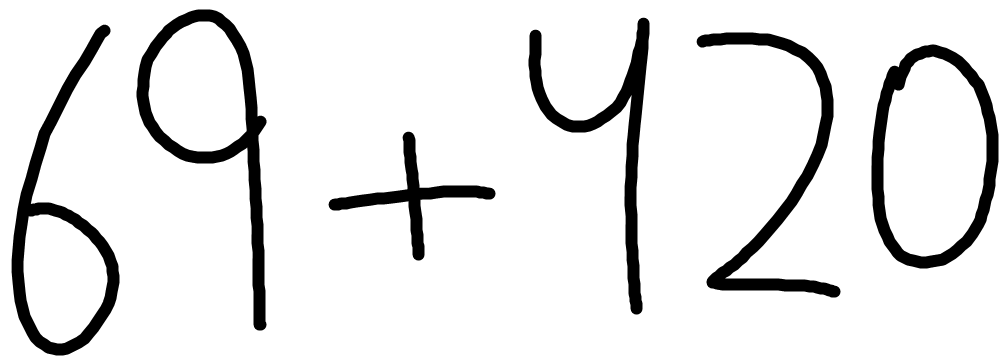
#> input picture simp.png, 1000 x 361 px
$ jupyter execute --allow-errors Hanwritten_Equation_Solver.ipynb
#> lines starting #> are read from the running program, lines starting #| are printed output that depends on the picture; after the words box and inside, x2 and y2 are one past the last pixel; in counts of white or black regions, pixels touching at a corner belong together
# Initialization of CNN Model

Do upload the model folder from github before running this cell

[cell 1]
import pandas as pd
import numpy as np
import cv2
import os

from keras.layers import Conv2D, MaxPooling2D, Dense, Flatten, Dropout
from keras.models import Sequential, model_from_json
from tensorflow.keras.utils import to_categorical
from os.path import isfile, join
from keras import backend as K
from os import listdir
from PIL import Image
import matplotlib.pyplot as plt

index_by_directory = {
    '0': 0,
    '1': 1,
    '2': 2,
    '3': 3,
    '4': 4,
    '5': 5,
    '6': 6,
    '7': 7,
    '8': 8,
    '9': 9,
    '+': 10,
    '-': 11,
    'x': 12,
    'a':13,
    'b':14
}

def get_index_by_directory(directory):
    return index_by_directory[directory]

# [24 lines left out: function load_images_from_folder, not called in this run]

def load_all_imgs():
    dataset_dir = "./datasets/"
    directory_list = listdir(dataset_dir)
    first = True
    data = []

    print('Exporting images...')
    for directory in directory_list:
        print(directory)
        if first:
            first = False
            data = load_images_from_folder(dataset_dir + directory)
            for i in range(0, len(data)):
                data[i] = np.append(data[i], [str(get_index_by_directory(directory))])
            continue

        aux_data = load_images_from_folder(dataset_dir + directory)
        for i in range(0, len(aux_data)):
            aux_data[i] = np.append(aux_data[i], [str(get_index_by_directory(directory))])
        data = np.concatenate((data, aux_data))

    df=pd.DataFrame(data,index=None)
    df.to_csv('model/train_data.csv',index=False)

# [51 lines left out: function extract_imgs, not called in this run]

class ConvolutionalNeuralNetwork:
    def __init__(self):
        if os.path.exists('model/model_weights.h5') and os.path.exists('model/model.json'):
            self.load_model()
        else:
            self.create_model()
#> (the call stopped at in create_model, `self.model = Sequential()`: keras is not available in this run)
            self.train_model()
            self.export_model()

    def create_model(self):
        first_conv_num_filters = 30
        first_conv_filter_size = 5
        second_conv_num_filters = 15
        second_conv_filter_size = 3
        pool_size = 2

        # Create model
        print("Creating Model...")
        self.model = Sequential()
        self.model.add(Conv2D(first_conv_num_filters, first_conv_filter_size, input_shape=(28, 28, 1), activation='relu'))
        self.model.add(MaxPooling2D(pool_size=pool_size))
        self.model.add(Conv2D(second_conv_num_filters, second_conv_filter_size, activation='relu'))
        self.model.add(MaxPooling2D(pool_size=pool_size))
        self.model.add(Dropout(0.2))
        self.model.add(Flatten())
        self.model.add(Dense(128, activation='relu'))
        self.model.add(Dense(50, activation='relu'))
        self.model.add(Dense(15, activation='softmax'))

        # Compile the model
        print("Compiling Model...")
        self.model.compile(
            optimizer='adam',
            loss='categorical_crossentropy',
            metrics=['accuracy'],
        )

    # [11 lines left out: function load_model, not called in this run]

    def train_model(self):
        if not os.path.exists('model/train_data.csv'):
            load_all_imgs()

        csv_train_data = pd.read_csv('model/train_data.csv', index_col=False)

        # The last column contain the results
        y_train = csv_train_data[['784']]
        csv_train_data.drop(csv_train_data.columns[[784]], axis=1, inplace=True)
        csv_train_data.head()

        y_train = np.array(y_train)

        x_train = []
        for i in range(len(csv_train_data)):
            x_train.append(np.array(csv_train_data[i:i+1]).reshape(1, 28, 28))
        x_train = np.array(x_train)
        x_train = np.reshape(x_train, (-1, 28, 28, 1))

        # Train the model.
        print('Training model...')
        self.model.fit(
            x_train,
            to_categorical(y_train, num_classes=15),
            epochs=10,
            batch_size=200,
            shuffle=True,
            verbose=1
        )

    # [35 lines left out: functions export_model, predict, not called in this run]
#> (the rest of this cell did not finish here and is left out)

## Simple Polynomial Solving Code

[cell 2]
#Importing the necessary Modules
# from google.colab.patches import cv2_imshow
import base64
from io import BytesIO
import cv2
im = cv2.imread("simp.png",0) # Read the User Image
#> im is the input picture: shape (361, 1000); min 0, max 255, mean 229.4
im = cv2.resize(im,(600,200)) # Resize the User Image as per Model Requirement
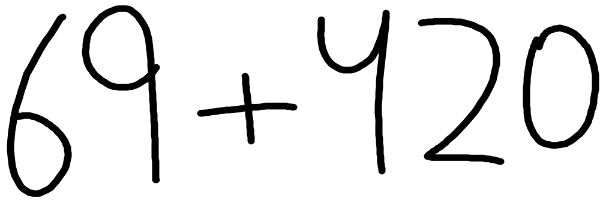
#> im: shape (200, 600); min 0, max 255, mean 229.4

# Thresholding the User Image
#===============================
ret, thresh = cv2.threshold(im, 127, 255, 0)
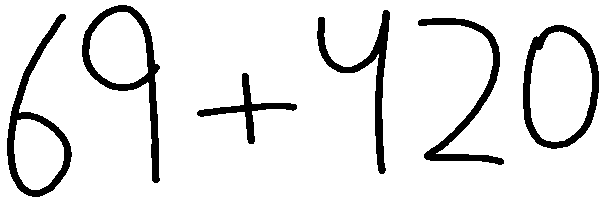
#> thresh: shape (200, 600); 90% white; 6 black regions, box (x1, y1, x2, y2) and area: (82, 5, 160, 183) 2401, (7, 14, 72, 197) 2315, (523, 25, 599, 149) 2163, (418, 18, 504, 165) 2048, (317, 10, 390, 174) 2004, (197, 73, 297, 144) 1113
kernel = np.zeros((3,3),np.uint8)
thresh = cv2.dilate(thresh,kernel,iterations = 1)
#> thresh: shape (200, 600); 89.3% white; 7 black regions, largest, box (x1, y1, x2, y2) and area: (83, 6, 161, 184) 2401, (8, 15, 73, 198) 2315, (524, 26, 600, 150) 2163
thresh = cv2.morphologyEx(thresh, cv2.MORPH_OPEN, kernel)
#> thresh: shape (200, 600); 88.7% white; 8 black regions, largest, box (x1, y1, x2, y2) and area: (85, 8, 163, 186) 2401, (10, 17, 75, 200) 2315, (526, 28, 600, 152) 2107
thresh = thresh[10:,10:]
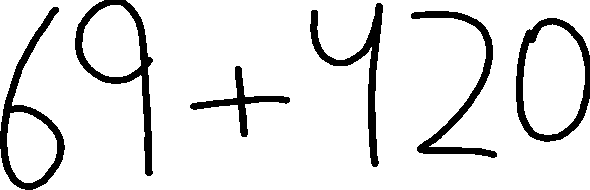
#> thresh: shape (190, 590); 89.3% white; 6 black regions, box (x1, y1, x2, y2) and area: (75, 0, 153, 176) 2375, (0, 7, 65, 190) 2315, (516, 18, 590, 142) 2107, (411, 11, 497, 158) 2048, (310, 3, 383, 167) 2004, (190, 66, 290, 137) 1113
# cv2.imshow("Threshold", thresh)
plt.imshow(thresh, cmap='gray')
plt.title("Threshold Image")
plt.axis('off')
plt.show()
#===============================


# Conversion of the threshold image into base64 DataURL
# This is done as our model requires base64 string to detect Equation/Polynomial
#=================================================
retval, buffer_img= cv2.imencode('.png', thresh)
#> buffer_img = 4165 values, max 255 at index 147, min 0 at index 8, mean 109.4
data = base64.b64encode(buffer_img)
data = str(data)
data = str(data)[2:len(data)-1]
operation = BytesIO(base64.urlsafe_b64decode(data))
#=================================================
#Initializing the CNN model
#> (the rest of this cell did not finish here and is left out)

#> (the call stopped at in create_model, `self.model = Sequential()`: keras is not available in this run)
operation = CNN.predict(operation) # Feeding the base64 string to the the CNN Model
print(eval(operation)) #print the result

## Linear Equation in One Variable

[cell 3]
# Function to solve Linear Equation in One Variable
# [55 lines left out: function solveEquation, not called in this run]


#Importing the necessary Modules
# from google.colab.patches import cv2_imshow
import base64
from io import BytesIO
import cv2
im = cv2.imread("lin.png",0) # Read the User Image
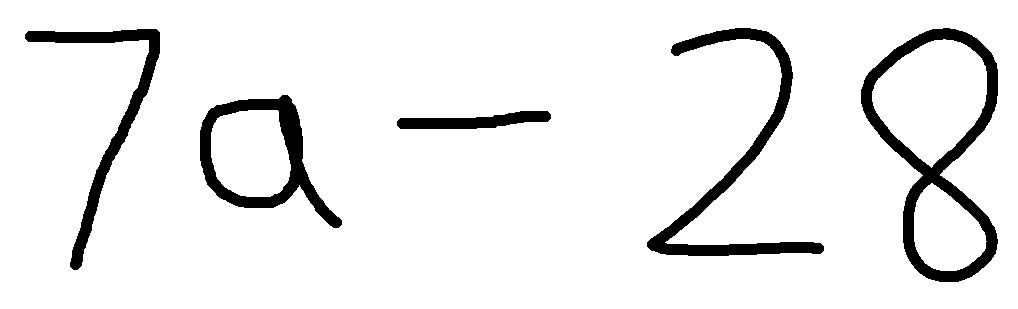
#> input picture lin.png, 1018 x 309 px
#> im: shape (309, 1018); 92.4% white; 5 black regions, box (x1, y1, x2, y2) and area: (861, 28, 998, 282) 7460, (647, 28, 824, 256) 5875, (200, 95, 342, 228) 4715, (25, 29, 160, 270) 4201, (397, 111, 551, 129) 1686
im = cv2.resize(im,(600,200)) # Resize the User Image as per Model Requirement
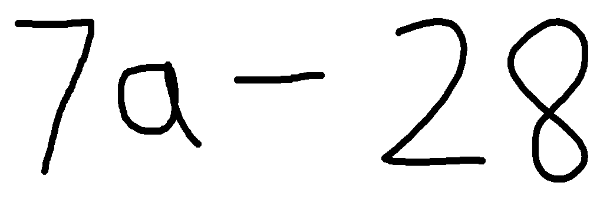
#> im: shape (200, 600); min 0, max 255, mean 235.6

# Thresholding the User Image
#===============================
ret, thresh = cv2.threshold(im, 127, 255, 0)
#> thresh: shape (200, 600); 92.4% white; 5 black regions, box (x1, y1, x2, y2) and area: (507, 18, 588, 183) 2853, (381, 18, 486, 166) 2233, (118, 61, 202, 148) 1790, (15, 19, 94, 175) 1595, (234, 72, 325, 83) 642
kernel = np.zeros((3,3),np.uint8)
thresh = cv2.dilate(thresh,kernel,iterations = 1)
#> thresh: shape (200, 600); 91.7% white; 6 black regions, box (x1, y1, x2, y2) and area: (508, 19, 589, 184) 2853, (382, 19, 487, 167) 2233, (119, 62, 203, 149) 1790, (16, 20, 95, 176) 1595, (0, 0, 600, 200) 799, (235, 73, 326, 84) 642
thresh = cv2.morphologyEx(thresh, cv2.MORPH_OPEN, kernel)
#> thresh: shape (200, 600); 91.1% white; 7 black regions, largest, box (x1, y1, x2, y2) and area: (510, 21, 591, 186) 2853, (384, 21, 489, 169) 2233, (121, 64, 205, 151) 1790
thresh = thresh[10:,10:]
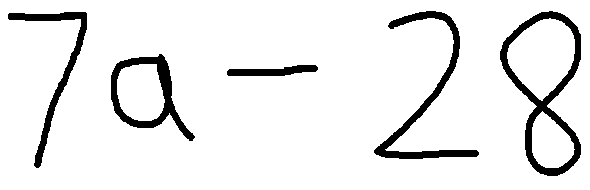
#> thresh: shape (190, 590); 91.9% white; 5 black regions, box (x1, y1, x2, y2) and area: (500, 11, 581, 176) 2853, (374, 11, 479, 159) 2233, (111, 54, 195, 141) 1790, (8, 12, 87, 168) 1595, (227, 65, 318, 76) 642
# cv2.imshow("Threshold Image", thresh)
plt.imshow(thresh, cmap='gray')
plt.title("Threshold Image")
plt.axis('off')
plt.show()
#===============================


# Conversion of the threshold image into base64 DataURL
# This is done as our model requires base64 string to detect Equation/Polynomial
#=================================================
retval, buffer_img= cv2.imencode('.png', thresh)
#> buffer_img = 3165 values, max 255 at index 111, min 0 at index 8, mean 107.7
data = base64.b64encode(buffer_img)
data = str(data)
data = str(data)[2:len(data)-1]
#=================================================
#Initializing the CNN model
operation = BytesIO(base64.urlsafe_b64decode(data))
#> (the rest of this cell did not finish here and is left out)

#> (the call stopped at in create_model, `self.model = Sequential()`: keras is not available in this run)
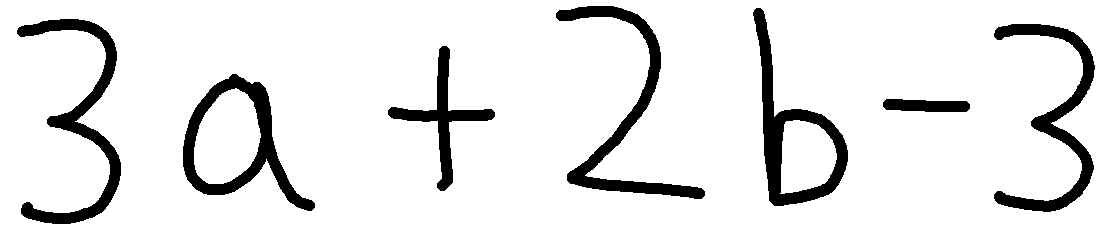
#> input picture eq1.png, 1102 x 238 px
#> `im = cv2.imread(filenames[i], 0)`: im: shape (238, 1102); 90.2% white; 7 black regions, largest, box (x1, y1, x2, y2) and area: (753, 8, 848, 206) 4538, (17, 19, 121, 224) 4494, (556, 6, 705, 199) 4490
#> `im = cv2.resize(im, (600, 200))  # Resize image to model's requirement`:
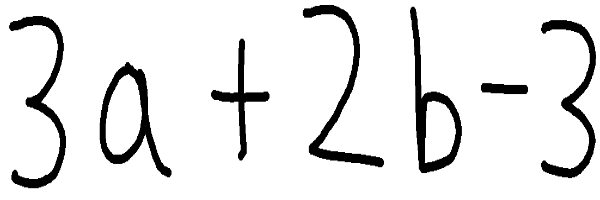
#> im: shape (200, 600); min 0, max 255, mean 230.1
#> `ret, thresh = cv2.threshold(im, 127, 255, 0)`: thresh: shape (200, 600); 90.2% white; 7 black regions, largest, box (x1, y1, x2, y2) and area: (410, 7, 462, 173) 2081, (303, 5, 384, 167) 2062, (9, 16, 66, 188) 2059
#> `thresh = cv2.dilate(thresh, kernel, iterations=1)`:
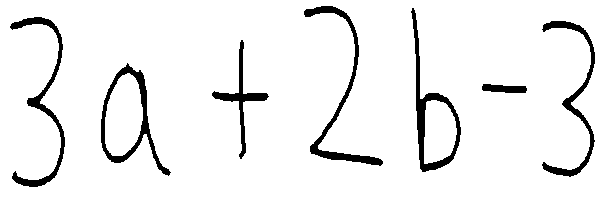
#> thresh: shape (200, 600); 93.4% white; 7 black regions, largest, box (x1, y1, x2, y2) and area: (411, 8, 461, 172) 1447, (304, 6, 383, 166) 1400, (10, 17, 65, 187) 1367
#> `thresh = thresh[10:, 10:]`:
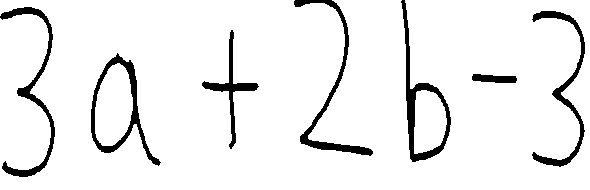
#> thresh: shape (190, 590); 93% white; 7 black regions, largest, box (x1, y1, x2, y2) and area: (401, 0, 451, 162) 1443, (0, 7, 55, 177) 1367, (91, 53, 161, 166) 1316
#> `retval, buffer_img = cv2.imencode('.png', thresh)`: buffer_img = 3750 values, max 255 at index 185, min 0 at index 8, mean 122.2
operation = CNN.predict(operation) # Feeding the base64 string to the the CNN Model
if 'a' in operation:
	print ("a = {}" .
        format(solveEquation(operation,'a'))) # Feeding the String output to the solveEquation Function to evaluate the value of variable a
if 'b' in operation:
	print ("b = {}" .
        format(solveEquation(operation,'b'))) # Feeding the String output to the solveEquation Function to evaluate the value of variable b

## Linear Equation in Two Variable

[cell 4]
import re
from sympy.parsing.sympy_parser import parse_expr
from sympy import symbols, Eq, solve
import cv2
import numpy as np
import matplotlib.pyplot as plt
import base64
from io import BytesIO

ls = []
filenames = ["eq1.png", "eq2.png"]  # Filenames for the linear equations

# Function to clean the equation string from CNN output
# [4 lines left out: function clean_equation, not called in this run]

#> (the rest of this cell did not finish here and is left out)

#> (the call stopped at in create_model, `self.model = Sequential()`: keras is not available in this run)
    operation = CNN.predict(operation)

    # Clean and store the operation
    cleaned_operation = clean_equation(operation)
    ls.append(cleaned_operation)

# Assign equations and define symbols
eq1_str, eq2_str = ls[0], ls[1]
x, y = symbols('a b')  # Define the symbols used in equations

# Parse the cleaned equations
eq1 = Eq(parse_expr(eq1_str), 0)
eq2 = Eq(parse_expr(eq2_str), 0)

# Print the equations for verification
print(eq1)
print(eq2)

# Solve the equations for x and y
print("\n\nValues of the two unknown variables are as follows:")
print(solve((eq1, eq2), (x, y)))
